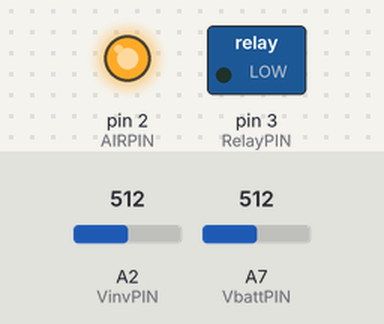
Bench run of a sketch on a simulated Arduino Nano, built with avr-gcc and run on an emulated ATmega328P. Parts: switched loads named in the sketch (green lamp = pin HIGH), output pins drawn as LEDs (lit = HIGH). Inputs (shaded band) come from the test bench; at power-on: A2 (VinvPIN) = 512, A7 (VbattPIN) = 512.

Above: at 1.2 s.
1.3 s: A2 (VinvPIN) set to 528
2.8 s: A2 (VinvPIN) set to 551
At 3.2 s:
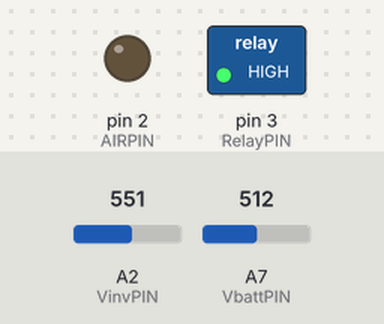
4.3 s: A7 (VbattPIN) set to 44
5.8 s: A7 (VbattPIN) set to 37
At 6.9 s:
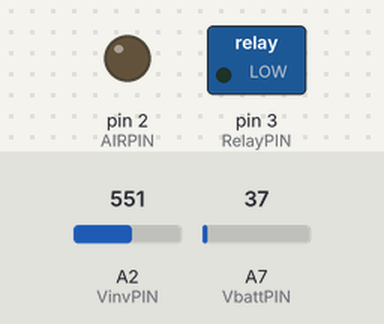
7.3 s: A7 (VbattPIN) set to 122
At 8.2 s:
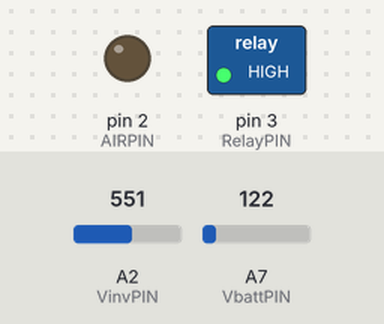
8.9 s: A2 (VinvPIN) set to 143
10.4 s: A2 (VinvPIN) set to 121
At 11.8 s:
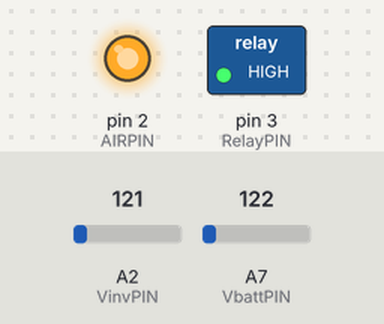
Timing chart, 0 to 12.9 s (numbered marks = the images above; inputs shaded):
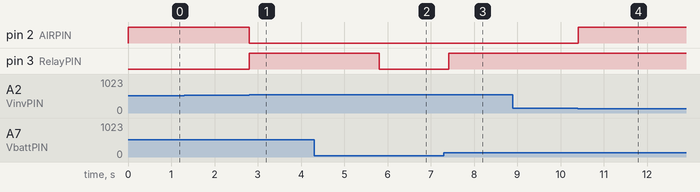

The sketch:

PrechargeLogic.ino
```cpp
/*****************************************************

                Precharge V1 Firmware

*****************************************************/

  int Vinvdig = 0;        // Tracks the inverter voltage (direct value from ADC)
  int Vbattdig = 0;       // Tracks the battery voltage (direct value from ADC)
  int VinvPIN = A2;       // Analog Pin for reading Inverter Voltage
  int VbattPIN = A7;      // Analog Pin for reading Battery Voltage
  int RelayPIN = 3;       // Digital Pin for driving Precharge Relay
  int AIRPIN = 2;         // Digital Pin for driving AIR+
  int State=0;            // Tracks the State of the Precharge board, State 0 is ready to precharge, State 1 is Precharged, State 3 is fault
  int Vdiff;              // Tracks the difference between inverter and battery voltage
  int Vthresh = 40;       // Minimum battery voltage to initate precharge


void setup() {
  Serial.begin(9600);     // For reading through Serial Monitor
  // Set digital pins as outputs and write them to be low
  pinMode(RelayPIN,OUTPUT);
  pinMode(AIRPIN,OUTPUT);
  digitalWrite(AIRPIN, LOW);
  digitalWrite(RelayPIN, LOW);
}

void loop() {
  // Read Inverter and Battery Votlages
  Vinvdig = analogRead(VinvPIN);
  float Vinv = Vinvdig;             // Convert Inverter voltage to a float for precharge logic
  Vbattdig = analogRead(VbattPIN);
  Vdiff = abs(Vinvdig-Vbattdig);

  // Detects if battery voltage is present (if no battery voltage dont precharge)
  if(Vbattdig<=Vthresh){
    digitalWrite(AIRPIN, LOW);
    digitalWrite(RelayPIN, LOW);
    State=3;
  }

  // If inverter voltlage is <95% of battery voltage, do not close positive contactor
  if (Vdiff>=0.05*Vinv && Vbattdig>Vthresh){
    digitalWrite(AIRPIN, LOW);
    digitalWrite(RelayPIN, HIGH);
    State=0;
  }

  // If inverter voltage is >95% of battery voltage, close positive contactor
  if (Vdiff<=0.05*Vinv && Vinvdig>Vthresh){
    digitalWrite(AIRPIN, HIGH);
    State=1;
  }

  // delay between logic (late a bufer will be added that averages analog readings and delay will be less)
  delay(200);
}
```

Measured:
- the behaviour switches between 538 and 539 on A2 (VinvPIN) (found by bisection; images 0 and 1)
- the behaviour switches between 41 and 40 on A7 (VbattPIN) (found by bisection; images 1 and 2)
- the behaviour switches between 129 and 128 on A2 (VinvPIN) (found by bisection; images 3 and 4)
- after the input at 1.3 s, every drawn part: stays the same
- after the input at 2.8 s, pin 2 (AIRPIN): HIGH → LOW at once; pin 3 (RelayPIN): LOW → HIGH at once
- after the input at 4.3 s, every drawn part: stays the same
- after the input at 5.8 s, pin 3 (RelayPIN): HIGH → LOW at once
- after the input at 7.3 s, pin 3 (RelayPIN): LOW → HIGH after 0.11 s
- after the input at 8.9 s, every drawn part: stays the same
- after the input at 10.4 s, pin 2 (AIRPIN): LOW → HIGH at once
